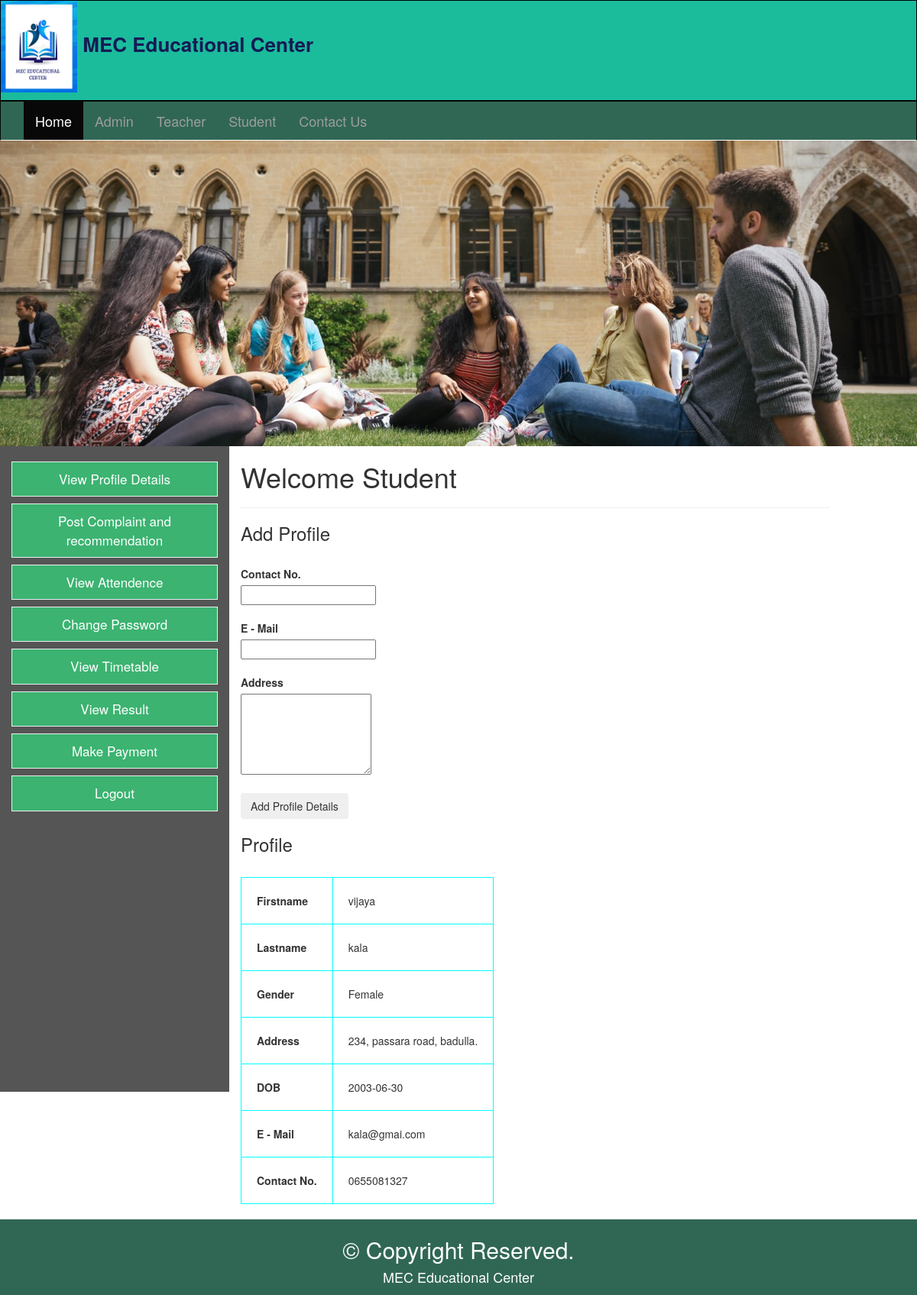
Screenshot of /tuition/3view_profile.php (signed in) with the database file from the repository.
### tables this page shows
CREATE TABLE `student` (
  `student_id` int(10) NOT NULL,
  `firstname` varchar(150) NOT NULL,
  `lastname` varchar(150) NOT NULL,
  `gender` varchar(10) NOT NULL,
  `address` varchar(150) NOT NULL,
  `dob` date NOT NULL,
  `subject` varchar(150) NOT NULL,
  `academic_year` year(4) NOT NULL,
  `tp_number` varchar(10) NOT NULL,
  `email` varchar(100) NOT NULL,
  `s_username` varchar(50) NOT NULL,
  `s_password` varchar(50) NOT NULL
);

### tuition/3view_profile.php (the view, shortened to what this page needs)
<?php
  include"database.php";
  $sql="SELECT * FROM student WHERE student_id={$_SESSION["student_id"]}";
    $res=$db->query($sql);
    if($res->num_rows>0)
    {
      $row=$res->fetch_assoc();
    }
?>
<!DOCTYPE html>
<html>
<head>
  <link rel="stylesheet" href="https://maxcdn.bootstrapcdn.com/bootstrap/3.4.1/css/bootstrap.min.css">
  <link rel="stylesheet" type="text/css" href="one.css">
</head>
<body>
<?php
      include 'navbar.php';
      ?>
       <img src="stu.jpg" alt="head" width="100%" height="400px">
<div class="container-fluid text-center">
  <div class="row content">
  	<?php
  	  include 'student_sidebar.php';
  	  ?>
  	 <div class="col-sm-8 text-left">
      <h1>Welcome Student</h1>
      <hr>
      <div class="content">
          <h3>Add Profile</h3><br>
          <div class="lbox1">
          <form  enctype="multipart/form-data" role="form"  method="post" action="<?php echo $_SERVER["PHP_SELF"];?>">
              <label> Contact No.</label><br>
              <input type="text" maxlength="10" required class="input" name="tp_number"><br><br>
              <label>  E - Mail</label><br>
              <input type="email"  class="input" required name="email"><br><br>
              <label>  Address</label><br>
              <textarea rows="5" name="address"></textarea><br><br>
            <button type="submit" class="btn" name="submit">Add Profile Details</button>
            </form>
          </div>
          <div class="rbox1">
          <h3> Profile</h3><br>
            <table border="1px">
              <tr><th>Firstname </th> <td><?php echo $row["firstname"] ?> </td></tr>
              <tr><th>Lastname </th> <td><?php echo $row["lastname"] ?> </td></tr>
              <tr><th>Gender </th> <td><?php echo $row["gender"] ?>  </td></tr>
              <tr><th>Address </th> <td> <?php echo $row["address"] ?>  </td></tr>
              <tr><th>DOB </th> <td> <?php echo $row["dob"] ?> </td></tr>
              <tr><th>E - Mail </th> <td> <?php echo $row["email"] ?> </td></tr>
              <tr><th>Contact No. </th> <td> <?php echo $row["tp_number"] ?> </td></tr>
            </table>
          </div>
        </div>
    </div>
  </div>
</div>
  <br>
  <?php
      include 'footer.php';
      ?>
</body>
</html>

### tuition/one.css (style rules this page uses)
.row.content { height: 650px }
table, th, td { border: 1px solid rgb(66, 66, 66); border-collapse: collapse; }
th, td { padding: 20px; text-align: left; border-color: aqua; border-radius: 100px; }
label { font-weight:bold; }

### rows the page displays
student: firstname "vijaya", lastname "kala", gender "Female", address "234, passara road, badulla.", dob "2003-06-30", email "kala@gmai.com", tp_number "0655081327"
